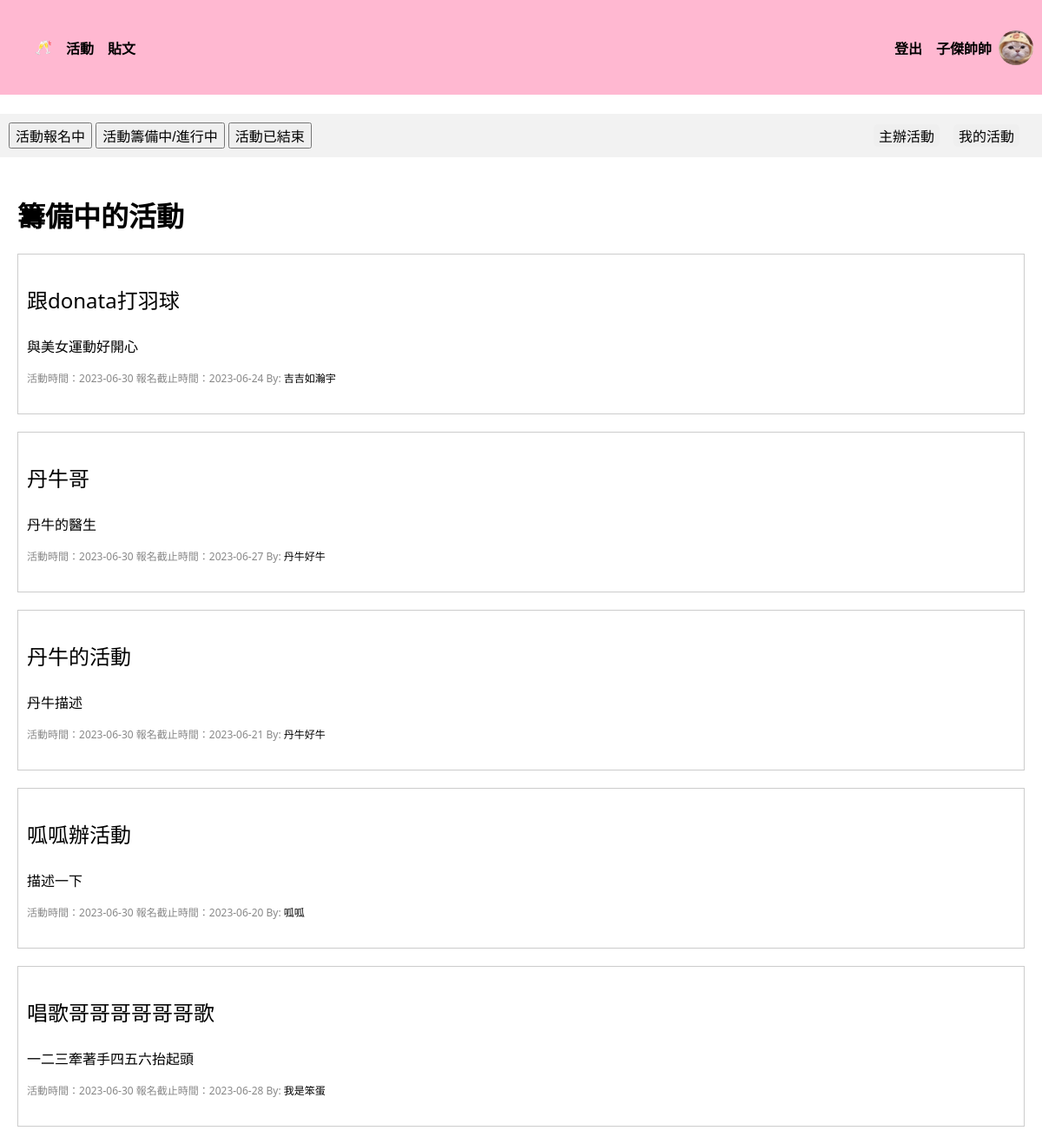
The app's page /activity/activities/preparing (signed in) with its own data.
### tables this page shows
CREATE TABLE "User" (
	"userID"	INTEGER,
	"password"	VARCHAR(10),
	"nickname"	VARCHAR(10) NOT NULL,
	"gender"	VARCHAR(1) NOT NULL,
	"birth"	TEXT,
	"cellphone"	VARCHAR(10),
	"email"	TEXT UNIQUE,
	"image" TEXT,
	PRIMARY KEY("userID" AUTOINCREMENT)
);

CREATE TABLE "Activity" (
	"activityID"	VARCHAR(36),
	"title"	VARCHAR(10),
	"time"	TEXT,
	"area"	TEXT,
	"location"	TEXT,
	"category"	TEXT,
	"peopleLimited"	INTEGER,
	"fee"	INTEGER,
	"expireDate"	TEXT,
	"organizerUserID"	INTEGER,
	"Intro"	VARCHAR(50),
	"createTime"	TEXT,
	FOREIGN KEY("organizerUserID") REFERENCES "User"("userID"),
	PRIMARY KEY("activityID")
);

### crud/crudActivity.py (the view, shortened to what this page needs)
@activity_bp.route("/activities/<string:show_methed>", methods=["GET", "POST"])
def show_activities_method(show_methed):
    userID = session["userID"]
    postDate = datetime.now().strftime("%Y-%m-%d")
    if show_methed == "signingUp" or show_methed == "None":
        show_methed = "signingUp"
        con = sql.connect("funCrew_db.db")
        con.row_factory = sql.Row
        cur = con.cursor()
        cur.execute(
            "SELECT * FROM Activity, User WHERE expireDate >= ? AND organizerUserID = userID ORDER BY createTime DESC",
            (postDate,),
        )
        activities = cur.fetchall()
        con.commit()
        con.close()
    elif show_methed == "preparing":
        con = sql.connect("funCrew_db.db")
        con.row_factory = sql.Row
        cur = con.cursor()
        cur.execute(
            "SELECT * FROM Activity, User WHERE expireDate < ? AND time >= ? AND organizerUserID = userID ORDER BY createTime DESC",
            (
                postDate,
                postDate,
            ),
        )
        activities = cur.fetchall()
        con.commit()
        con.close()
    return render_template(
        "activities.html",
        nickname=get_nickname(userID),
        avatar=get_avatar_path(userID),
        userID=userID,
        activities=activities,
        show_methed=show_methed,
    )

### crud/crudUser.py (called while the page is built)
def get_avatar_path(userID):
    try:
        con = sql.connect("funCrew_db.db")
        cur = con.cursor()
        cur.execute("SELECT image FROM User WHERE userID=?", (userID,))
        filename = cur.fetchone()[0]
        con.close()
        return "static/images/avatars/" + filename
    except Exception as e:
        print(f"Error occurred while retrieving filename: {str(e)}")
        return ""

def get_nickname(userID):
    con = sql.connect("funCrew_db.db")
    cur = con.cursor()
    cur.execute("SELECT nickname FROM User WHERE userID=?", (userID,))
    nickname = cur.fetchone()[0]
    con.close()
    return nickname

### templates/activities.html (shortened to what this page needs)
<!DOCTYPE html>
<html>
<head>
</head>
<body>
    <div class="nav_bar">
        <ul>
            <li><a href="/home"> 🥂 </a></li>
            <li><a href="/activity/activities/signingUp">活動</a></li>
            <li><a href="/post/posts/newest">貼文</a></li>
        </ul>
        <div class="header-right">
            <li style="list-style: none;"><a href="/user/logout">登出</a></li>
            <div class="user-info">
                <h4><a href="/user/personalInfo">{{ nickname }}</a></h4>
                <img src="../../{{ avatar }}" alt="大頭貼">
            </div>
        </div>
    </div>
    <br>
    <div class="header">
        <div class="header-left">
            <form method="POST">
                <button class="submit" name="signingUp"><a href="/activity/activities/signingUp">活動報名中</a></button>
                <button class="submit" name="preparing"><a href="/activity/activities/preparing">活動籌備中/進行中</a></button>
                <button class="submit" name="end"><a href="/activity/activities/end">活動已結束</a></button>
            </form>
        </div>
        <div class="header-right" >
            <button class="button"><a href="/activity/hostActivity/home" style="text-decoration:none; color:black">
                主辦活動</a></button>
            <button class="button"><a href="/activity/activities/my_activities" style="text-decoration:none; color:black">
                我的活動</a></button>
        </div>
    </div>
    <br>
    {% if show_methed == "signingUp" %}
    <h1>報名中的活動</h1>
    {% elif show_methed == "preparing" %}
    <h1>籌備中的活動</h1>
    {% elif show_methed == "end" %}
    <h1>已結束的活動</h1>
    {% elif show_methed == "my_activities" %}
    <h1>我的活動</h1>
    {% endif %}
    {% for activity in activities %}
    <div class="post" style="margin-left: 20px; margin-right: 20px;">
        <div class="content">
            <a href="/activity/activities/activity_detail/{{activity['activityID']}}?show_methed={{show_methed}}"
                style="text-decoration:none; color:black">
                <p style="font-size:24px;">{{ activity['title'] }}</p>
                <p>{{ activity['Intro'] }}</p>
            </a>
        </div>
        <div class="info">
            <span>活動時間：{{ activity['time'] }}</span>
            <span>報名截止時間：{{ activity['expireDate'] }}</span>
            {% if show_methed == "my_activities" %}
            <span>By: <a href="/user/info/{{activity['organizerUserID']}}">{{ nickname }}</a></span>
            {% else %}
            <span>By: <a href="/user/info/{{activity['organizerUserID']}}">{{ activity['nickname'] }}</a></span>
            {% endif %}
        </div>
        <br>
    </div>
    {% endfor %}
</body>
</html>

### templates/activities.html (style rules this page uses)
body { font-family: system-ui, -apple-system, BlinkMacSystemFont, 'Segoe UI', Roboto, Oxygen, Ubuntu, Cantarell, 'Open Sans', 'Helvetica Neue', sans-serif; margin: 0; }
a { text-decoration-line: none; color: black; }
h1 { margin-left: 20px; }
.nav_bar ul { display: flex; list-style: none; }
.nav_bar li { font-weight: bold; margin-right: 16px; border: none; }
.nav_bar { display: flex; justify-content: space-between; align-items: center; background-color: #ffb8d1; height: 109px; width: 100%; top: 0px; font-weight: bold; }
.nav_bar .header-right { display: flex; align-items: center; margin-right: 10px; }
.header { display: flex; justify-content: space-between; align-items: center; padding: 10px; background-color: #f2f2f2; top: 109px; }
.header button { font-size:medium; }
.header-left { display: flex; align-items: center; }
.header-right { display: flex; align-items: center; }
.button { margin-right: 16px; border: none; border-radius: 5px; }
.post { margin-bottom: 20px; border: 1px solid #ccc; padding: 10px; }
.post .info { font-size: 12px; color: #888; }
.post .content { margin-top: 0px; }
.user-info { display: flex; align-items: center; }
.user-info h4 { margin-right: 8px; }
.user-info img { width: 40px; height: 40px; border-radius: 50%; object-fit: cover; }

### records on screen
User: nickname "子傑帥帥"
Activity: title "跟donata打羽球", Intro "與美女運動好開心", time "2023-06-30", expireDate "2023-06-24", nickname "吉吉如瀚宇"
Activity: title "丹牛哥", Intro "丹牛的醫生", time "2023-06-30", expireDate "2023-06-27", nickname "丹牛好牛"
Activity: title "丹牛的活動", Intro "丹牛描述", time "2023-06-30", expireDate "2023-06-21", nickname "丹牛好牛"
Activity: title "呱呱辦活動", Intro "描述一下", time "2023-06-30", expireDate "2023-06-20", nickname "呱呱"
Activity: title "唱歌哥哥哥哥哥哥歌", Intro "一二三牽著手四五六抬起頭", time "2023-06-30", expireDate "2023-06-28", nickname "我是笨蛋"
